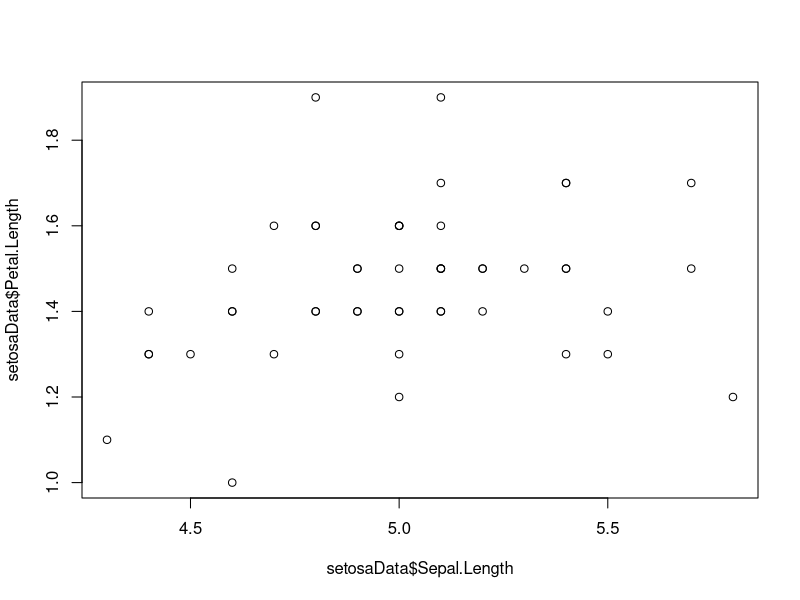
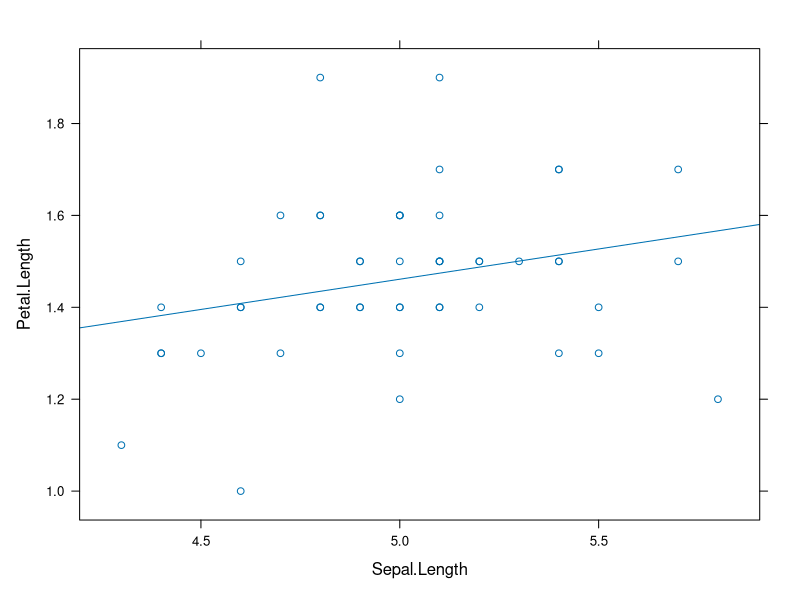

Source code (R) for these figures, in order: (Note: this script raises an error after producing the figures.)
################################################################################
#
#Author: Xinyi (Anny) Cui
#Date: Sept. 20, 2022
#
#Title: Warm-Up: Inference for Regression Slope
#
#Data comes from build-in R iris data
#
################################################################################
#
#Call for the iris data and subset the setosa species, check for it
irisData<-iris
setosaData<-droplevels(subset(irisData, Species=="setosa"))
head(setosaData)
str(setosaData)
#
#See the graph of sepal length (x) v.s. petal length (y) for setosa data
plot(setosaData$Sepal.Length, setosaData$Petal.Length)
lattice::xyplot(Petal.Length~Sepal.Length, data=setosaData ,type=c("p","r"))
#
#Check for skewness
hist(setosa$Sepal.Length)
hist(setosa$Petal.Length)
#Seems no skewneww
#
#Construct a regression model and see the regression table
setosaModel<-lm(Petal.Length~Sepal.Length,data=setosaData)
abline(setosaModel)
summary(setosaModel)
#
#Construct a 95% confidence interval, default level=0.95
confint(setosaModel)
#
#Confidence interval only for the slope
confint(setosaModel, 2)
